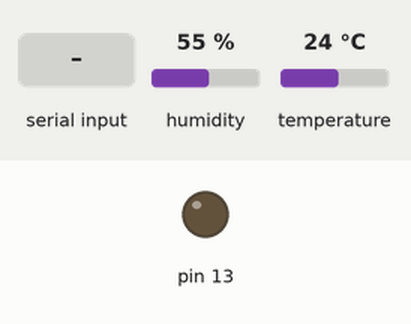
This sketch was run on a simulated Arduino Uno, built with avr-gcc and run on an emulated ATmega328P. On the bench: output pins drawn as LEDs (lit = HIGH). The test bench sets the inputs (shaded band); at power-on: humidity 55 %, temperature 24 °C. What the sketch prints to the serial monitor is not drawn.

Above: at 3.2 s.
3.3 s: "on" received over Serial
At 5.2 s:
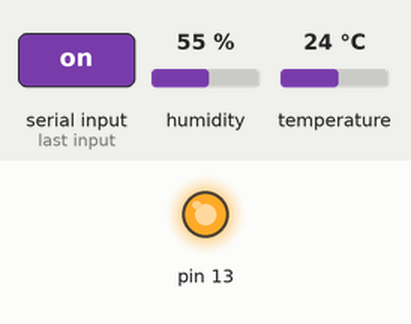
5.9 s: "B" received over Serial
At 8.6 s:
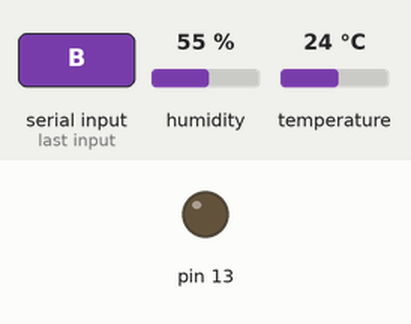
Timing chart, 0 to 10.1 s (numbered marks = the images above; inputs shaded):
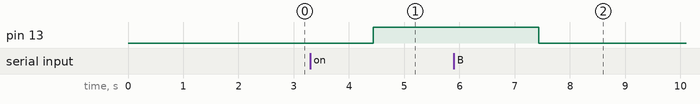

The sketch:

Smart-agriculture-iot.ino
```cpp
#include <dht.h>
#include <LiquidCrystal.h>

dht DHT;

#define DHT11_PIN 2
#define Rres 5.6 // Kilo Ohms
#define Vref 5
// #define slope -1.404966547
#define A 12518931.7


  // LiquidCrystal lcd(8,9,10, 11,12,13);  //RS,En D4,D5,D6,D7

int LDRPin = A0;      // input pin for the LDR
int MoistureSensorPin = A1; // input pin for soil moisture sensor
int rainSensorPin = A2;

float digitalValue = 0;  // variable to store the value coming from the sensor
float Vres = 0.00;
float Vldr = 0.00;
double Current = 0.000;
double  slope = -1.404966547;

// default limits
int tempMin = 27;
int tempMax = 32;
int humMin = 70;
int humMax = 90;
int luxMax = 800;
int soilMoistureMin = 20;
unsigned int loopDelay = 1000;
unsigned int loopCount = (5*60*1000)/loopDelay;
int loopIncrement = 0;


int Rldr = 0; // variable
double lux = 0.0000;

void setup() {
  Serial.begin(9600);
  // lcd.begin(16, 2);
  pinMode(13, OUTPUT);
    delay(2000);
}


void loop() {
// Serial.println(loopDelay);
//     Serial.println(loopCount);
  if(loopIncrement == loopCount || loopIncrement == 0)
  {
     int chk = DHT.read11(DHT11_PIN);
    // Serial.print("start::");
      Serial.print("temperatureee:");
      // Serial.print(chk);
      Serial.println(DHT.temperature);
      if(DHT.temperature < tempMin )
      {
        Serial.print("Alarmtemperature:");
       Serial.println("Low Temperature");
      }else if(DHT.temperature > tempMax)
      {
        //cooling system
            Serial.print("Alarmtemperature:");
          Serial.println("High Temperature");
      }

      delay(100);
      Serial.print("humidity:");
      Serial.println(DHT.humidity);
      if(DHT.humidity < humMin )
      {
        Serial.print("Alarmhumidity:");
          Serial.println("Low humidity");
      }else if(DHT.humidity > humMax)
      {
        Serial.print("Alarmhumidity:");
          Serial.println("High humidity");
      }
      delay(100);

      // LDR Sensor
      digitalValue = analogRead(LDRPin);  // read the value from the analog channel
      // Serial.print("digital value = ");
      // Serial.println(digitalValue);  //print digital value on serial monitor

      Vres = (digitalValue * Vref) / 1023.00;
      // Serial.print("  analog voltage = ");


      Vldr = Vref - Vres;
      Current = Vres/Rres;
      Rldr =  (Vldr/ Current) * 1000 ;

      if(Rldr < 0)
      {
        //  Serial.println("Good Night....");
        lux=0;
      }
      else
      {
        //  Serial.println("Good Day......");
        lux = pow(Rldr, slope) * A;
      }
      if(lux > luxMax )
      {
        //ALert
        Serial.print("Alarmlux:");
          Serial.println("High intensity of sun light");
      }
          // Serial.println(Rldr);
          // Serial.println(Vldr);
          // Serial.println(Current);
          //A*R^B

          Serial.print("lux:");
          Serial.println(lux);
    delay(100);
      // Soil Moisture sensor

      float moisture_percentage;
      int sensor_analog;
      sensor_analog = analogRead(MoistureSensorPin);
      moisture_percentage = ( 100 - ( (sensor_analog/1023.00) * 100 ) );
      Serial.print("soilMoisture:");
      Serial.println(moisture_percentage);
      // Serial.print("%\n\n");
      if(moisture_percentage < soilMoistureMin )
      {
        Serial.print("AlarmsoilMoisture:");
          Serial.println("Low soilMoisture Pump start");
      }
    delay(100);
      //Rain Sensor
      int sensorRain = analogRead(rainSensorPin);
      char *Raining = (sensorRain < 235 ) ? "Dry" :"Light Rain";

      Raining = (sensorRain > 547 ) ? "Heavy Rain" :Raining;
      Serial.print("rainStatus:");
      Serial.println(Raining);

      if(Raining != "Dry")
      {
        Serial.print("AlarmrainStatus:");
          Serial.println("It is Raining in karachi");
      }

      digitalValue = analogRead(A3);
      int level = 0;
      level = (digitalValue > 235 ) ? 100 :66;
    if(level == 66)
      {digitalValue = analogRead(A4);

      level = (digitalValue > 235 ) ? 66 :33;
      }else if( level == 33)
      {
      digitalValue = analogRead(A5);

      level = (digitalValue > 235 ) ? 33 :0;
      }
       Serial.print("level:");
      Serial.println(level);
      loopIncrement = 0;
  }
  // Serial.print("end::");
  // lcd.print("   CIRCUIT DIGEST");//print name
  //  delay(1000);
    // Serial.println(DHT.temperature);
    // Serial.print("humidity:");
    // Serial.println(DHT.humidity);
    // Serial.print("lux:");
    // Serial.println(lux);
    // Serial.print("soilMoisture:");
    // Serial.println(moisture_percentage);
    // Serial.print("rainStatus:");
    // Serial.println(Raining);

    // lcd.setCursor(0, 2); // set the cursor to column 0, line 2


    // lcd.print("TEMP ");//print name
    // lcd.print(DHT.temperature);

    // delay(750);//delay of 0.75sec


    // lcd.scrollDisplayLeft();//shifting data on LCD


    // lcd.setCursor(0, 0);// set the cursor to column 0, line1

    if (Serial.available() > 0) {
      // read the incoming byte:
    String teststr = Serial.readString();  //read until timeout
    teststr.trim();

      // say what you got:
      if(teststr == "on")
      {
      digitalWrite(13, HIGH);
      }else
      {
        digitalWrite(13, LOW);
      }

    }


    loopIncrement++;
    delay(1000);

}
```

Measured:
- after the input at 3.3 s, pin 13: LOW → HIGH after 1.1 s
- after the input at 5.9 s, pin 13: HIGH → LOW after 1.5 s
